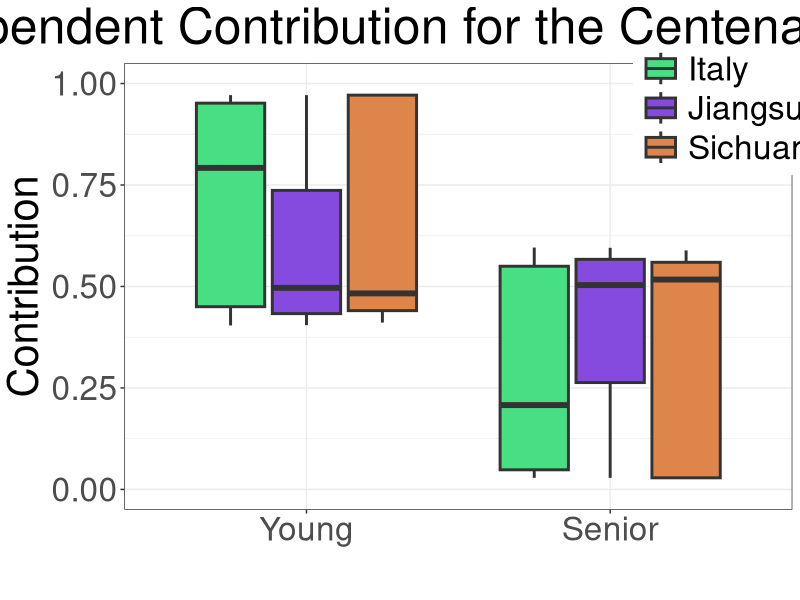
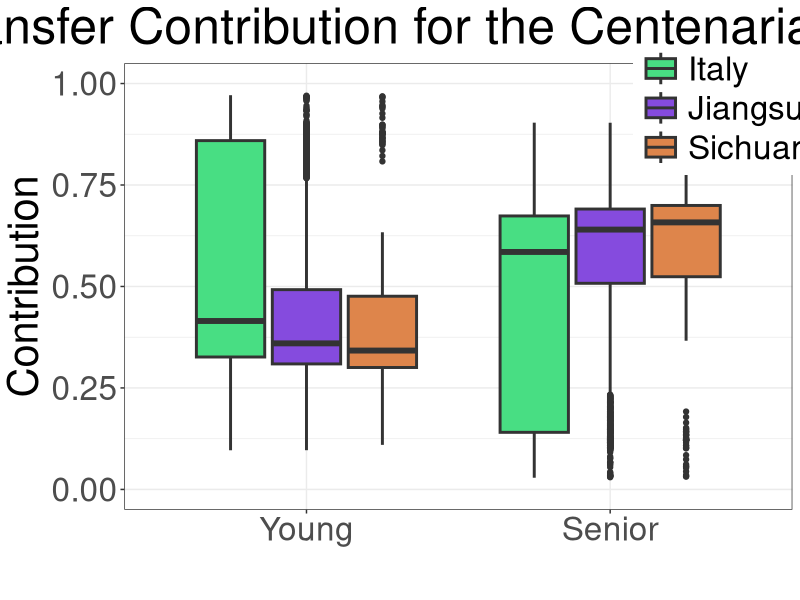

Write R code to recreate these figures, in order.
library(ggplot2)
library(ggpubr)
library(dplyr)
library(reshape2)

inde.Data <- read.csv('whole_independent_result.csv') 
trans.Data <- read.csv('whole_transfer_result.csv')
inde.Data['mode'] <- 'independent'
trans.Data['mode'] <- 'transfer'
bind.Data <- bind_rows(inde.Data, trans.Data)
# bind.Data$Env <- factor(bind.Data$Env, levels=c('Young','Middle age', 'Elder'))
bind.Data$Env <- factor(bind.Data$Env, levels=c('Young', 'Senior'))

inde.Data$Env <- factor(inde.Data$Env, levels=c('Young', 'Senior'))
inde.Data$Env <- factor(inde.Data$Env, levels=c('Young', 'Senior'))

inde.box.Plot <- ggplot(inde.Data)+
                geom_boxplot(aes(x=Env, y=Contribution, fill=Region), lwd=1)+
                ylim(c(0, 1))+
                xlim(c('Young', 'Senior'))+
                xlab('')+
                ylab('Contribution')+
                scale_fill_manual(values=c('#48de83', '#854bde', '#de854b'))+
                theme_bw()+
                labs(title='Independent Contribution for the Centenarian group')+
                theme(text=element_text(size=30),
                        plot.title=(element_text(hjust=0.5)),
                        legend.title=element_blank(),
                        legend.position=(c(0.9, 0.9)),
                        legend.key.size=unit(1, 'cm'))
ggsave('independent_box_plot_Centenarian.jpg', height=10, width=15)

trans.box.Plot <- ggplot(trans.Data)+
                geom_boxplot(aes(x=Env, y=Contribution, fill=Region), lwd=1)+
                ylim(c(0, 1))+
                xlim(c('Young', 'Senior'))+
                xlab('')+
                ylab('Contribution')+
                scale_fill_manual(values=c('#48de83', '#854bde', '#de854b'))+
                theme_bw()+
                labs(title='Transfer Contribution for the Centenarian group')+
                theme(text=element_text(size=30),
                        plot.title=(element_text(hjust=0.5)),
                        legend.title=element_blank(),
                        legend.position=(c(0.9, 0.9)),
                        legend.key.size=unit(1, 'cm'))
ggsave('transfer_box_plot_Centenarian.jpg', height=10, width=15)